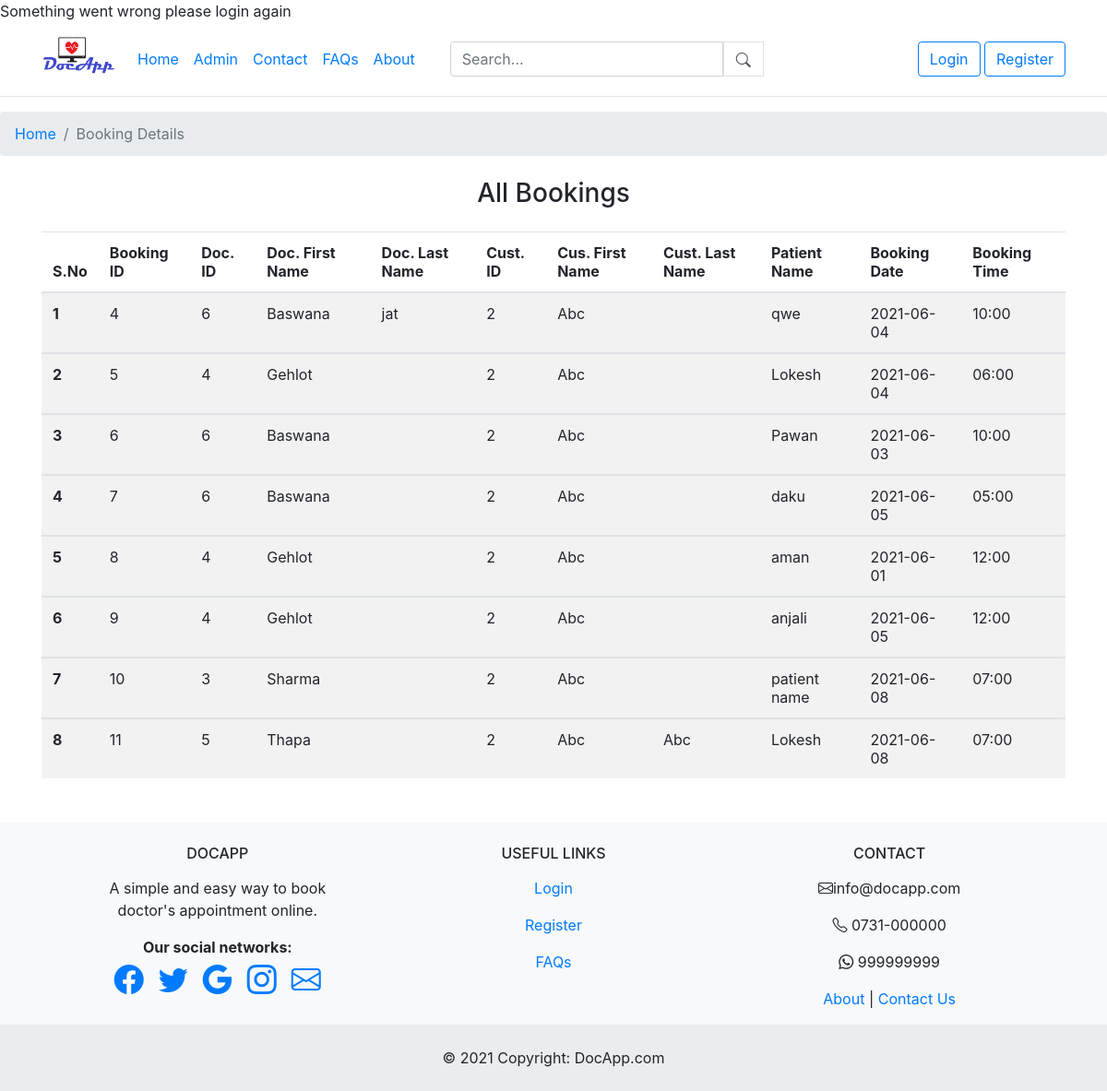
/bookingDetails.php, run on the app's committed database.
### tables this page shows
CREATE TABLE `booking_request` (
  `b_id` int(11) NOT NULL,
  `d_id` int(11) NOT NULL,
  `d_first_name` varchar(255) NOT NULL,
  `d_last_name` varchar(255) NOT NULL,
  `cu_id` int(11) NOT NULL,
  `cu_first_name` varchar(255) NOT NULL,
  `cu_last_name` varchar(255) NOT NULL,
  `p_name` varchar(255) NOT NULL,
  `b_date` date NOT NULL,
  `b_time` varchar(10) NOT NULL
);

CREATE TABLE `footer_contact_info` (
  `contact_id` int(11) NOT NULL,
  `email` varchar(255) NOT NULL,
  `local_no` varchar(11) NOT NULL,
  `mobile_no` int(11) NOT NULL,
  `whatsapp_no` int(11) NOT NULL,
  `facebook` varchar(255) NOT NULL,
  `twitter` varchar(255) NOT NULL,
  `google` varchar(255) NOT NULL,
  `insta` varchar(255) NOT NULL
);

### bookingDetails.php (the view, shortened to what this page needs)
 <!DOCTYPE html>
<html lang="en">
<head>
</head>
<body>
<header>
    <?php include('navbar.php');?>
</header>
<nav aria-label="breadcrumb">
    <ol class="breadcrumb">
    <?php
    if ($_SESSION)
    {
        if ($_SESSION['role'] == 'admin')
            echo '<li class="breadcrumb-item"><a href="admin_session.php">Home</a></li>';
        elseif ($_SESSION['role'] == 'doctor')
          echo '<li class="breadcrumb-item"><a href="doctor_session.php">Home</a></li>';
        elseif ($_SESSION['role'] == 'patient')
          echo '<li class="breadcrumb-item"><a href="user_session.php">Home</a></li>';
    }
    else
    {
        echo '<li class="breadcrumb-item"><a href="index.php">Home</a></li>';
    }
    ?>
        <li class="breadcrumb-item active" aria-current="page">Booking Details</li>
    </ol>
  </nav>
<?php
    include('dbconn.php');
    $sql = "SELECT * FROM booking_request";
	$result = mysqli_query($connect,$sql);
	$count = mysqli_num_rows($result);
?>
  <?php
  if($count>=1){
?>
<div class="container text-center">
    <div class="d-grid gap-2 col-6 mx-auto my-4">
        <h3>All Bookings</h3>
    </div>
</div>
<div class="container">
  <table class="table table-hover table-striped">
  <thead>
    <tr>
      <th scope="col">S.No</th>
      <th scope="col">Booking ID</th>
      <th scope="col">Doc. ID</th>
      <th scope="col">Doc. First Name</th>
      <th scope="col">Doc. Last Name</th>
      <th scope="col">Cust. ID</th>
      <th scope="col">Cus. First Name</th>
      <th scope="col">Cust. Last Name</th>
      <th scope="col">Patient Name</th>
      <th scope="col">Booking Date</th>
      <th scope="col" colspan="2">Booking Time</th>
    </tr>
  </thead>
  <?php
  $c=1;
  while($row=mysqli_fetch_array($result)){
      ?>
  <tbody>
    <tr>
      <th scope="row"><?php echo $c ; ?></th>
      <td><?php echo $row['b_id'] ; ?></td>
      <td><?php echo $row['d_id'] ; ?></td>
      <td><?php echo $row['d_first_name'] ; ?></td>
      <td><?php echo $row['d_last_name'] ; ?></td>
      <td><?php echo $row['cu_id'] ; ?></td>
      <td><?php echo $row['cu_first_name'] ; ?></td>
      <td><?php echo $row['cu_last_name'] ; ?></td>
      <td><?php echo $row['p_name'] ; ?></td>
      <td><?php echo $row['b_date'] ; ?></td>
      <td><?php echo $row['b_time'] ; ?></td>
    </tr>
    </tbody>
    <?php $c=$c + 1; }
     ?>
</table>
<?php
}
?>
</div>
<footer>
    <?php include('footer.php');?>
</footer>
</body>
</html>

### footer.php (shortened to what this page needs)
<?php
include"dbconn.php";
$sql="SELECT * FROM footer_contact_info WHERE contact_id='1'";
$sql_run=mysqli_query($connect,$sql);
$num_row=mysqli_num_rows($sql_run);
if($num_row == 1)
    {
        $result = mysqli_fetch_array($sql_run,MYSQLI_ASSOC);
        $email = $result['email'];
        $local_no = $result['local_no'];
        $whatsapp_no = $result['whatsapp_no'];
        $facebook = $result['facebook'];
        $twitter = $result['twitter'];
        $google = $result['google'];
        $insta= $result['insta'];
}
?>
<link rel="stylesheet" href="https://maxcdn.bootstrapcdn.com/bootstrap/4.0.0/css/bootstrap.min.css"
>
<link rel="stylesheet" href="https://cdn.jsdelivr.net/npm/bootstrap-icons@1.5.0/font/bootstrap-icons.css">
<footer class="text-center text-lg-start bg-light">
  <section class="">
    <div class="container text-center text-md-start mt-5">
      <div class="row mt-3">
        <div class="col-md-3 col-lg-4 col-xl-3 mx-auto mb-4 mt-4">
          <h6 class="text-uppercase fw-bold mb-3">
            <i class="fas fa-gem me-3"></i>DocApp
          </h6>
          <p>
            A simple and easy way to book doctor's appointment online.
          </p>
        <div class="fw-bold ">
      <span><b>Our social networks:</b></span>
    </div>
    <div class="d-flex justify-content-center">
      <a href="#<?php echo $facebook; ?>" class="me-4 text-reset">
        <i class="bi bi-facebook px-2 "  aria-label="Facebook" style="font-size: 2rem;"></i>
      </a>
      <a href="#<?php echo $twitter; ?>" class="me-4 text-reset">
        <i class="bi bi-twitter px-2" aria-label="Twitter" style="font-size: 2rem;"></i>
      </a>
      <a href="#<?php echo $google; ?>" class="me-4 text-reset">
        <i class="bi bi-google px-2" aria-label="Google" style="font-size: 2rem;"></i>
      </a>
      <a href="#<?php echo $insta; ?>" class="me-4 text-reset">
        <i class="bi bi-instagram px-2" aria-label="Instagram" style="font-size: 2rem;"></i>
      </a>
      <a href="mailto:" class="me-4 text-reset">
        <i class="bi bi-envelope px-2" aria-label="Mail" style="font-size: 2rem;"></i>
      </a>
    </div>
        </div>
        <div class="col-md-3 col-lg-2 col-xl-2 mx-auto mb-4 mt-4">
          <h6 class="text-uppercase fw-bold mb-3">
            Useful links
          </h6>
          <?php  if ($_SESSION)
              { }
              else
              {
                ?>
          <p>
            <a  href="login.php" class="text-reset">Login</a>
          </p>
          <p>
            <a href="register.php" class="text-reset">Register</a>
          </p>
          <?php }?>
          <p>
            <a href="faq.php" class="text-reset">FAQs</a>
          </p>
        </div>
        <div class="col-md-4 col-lg-3 col-xl-3 mx-auto mb-md-0 mb-4 mt-4">
          <h6 class="text-uppercase fw-bold mb-3">
            Contact
          </h6>
          <p><i class="bi bi-envelope"></i></i><?php echo $email; ?></p>
          <p><i class="bi bi-telephone"></i></i> <?php echo $local_no; ?></p>
          <p><i class="bi bi-whatsapp"></i> <?php echo $whatsapp_no; ?></p><p>
            <a href="about.php" class="text-reset">About </a> | <a href="contact.php" class="text-reset">Contact Us</a>
          </p>
        </div>
      </div>
    </div>
  </section>
 <div class="text-center p-4" style="background-color: rgba(0, 0, 0, 0.05);">
    © 2021 Copyright:
    <a class="text-reset fw-bold">DocApp.com</a>
  </div>
</footer>

### data on the page
booking_request: b_id "4", d "6", d_first_name "Baswana", d_last_name "jat", cu "2", cu_first_name "Abc", p_name "qwe", b_date "2021-06-04", b_time "10:00"
booking_request: b_id "5", d "4", d_first_name "Gehlot", cu "2", cu_first_name "Abc", p_name "Lokesh", b_date "2021-06-04", b_time "06:00"
booking_request: b_id "6", d "6", d_first_name "Baswana", cu "2", cu_first_name "Abc", p_name "Pawan", b_date "2021-06-03", b_time "10:00"
booking_request: b_id "7", d "6", d_first_name "Baswana", cu "2", cu_first_name "Abc", p_name "daku", b_date "2021-06-05", b_time "05:00"
booking_request: b_id "8", d "4", d_first_name "Gehlot", cu "2", cu_first_name "Abc", p_name "aman", b_date "2021-06-01", b_time "12:00"
booking_request: b_id "9", d "4", d_first_name "Gehlot", cu "2", cu_first_name "Abc", p_name "anjali", b_date "2021-06-05", b_time "12:00"
booking_request: b_id "10", d "3", d_first_name "Sharma", cu "2", cu_first_name "Abc", p_name "patient name", b_date "2021-06-08", b_time "07:00"
booking_request: b_id "11", d "5", d_first_name "Thapa", cu "2", cu_first_name "Abc", cu_last_name "Abc", p_name "Lokesh", b_date "2021-06-08", b_time "07:00"
footer_contact_info: email "info@docapp.com", local_no "0731-000000", whatsapp_no "999999999"
